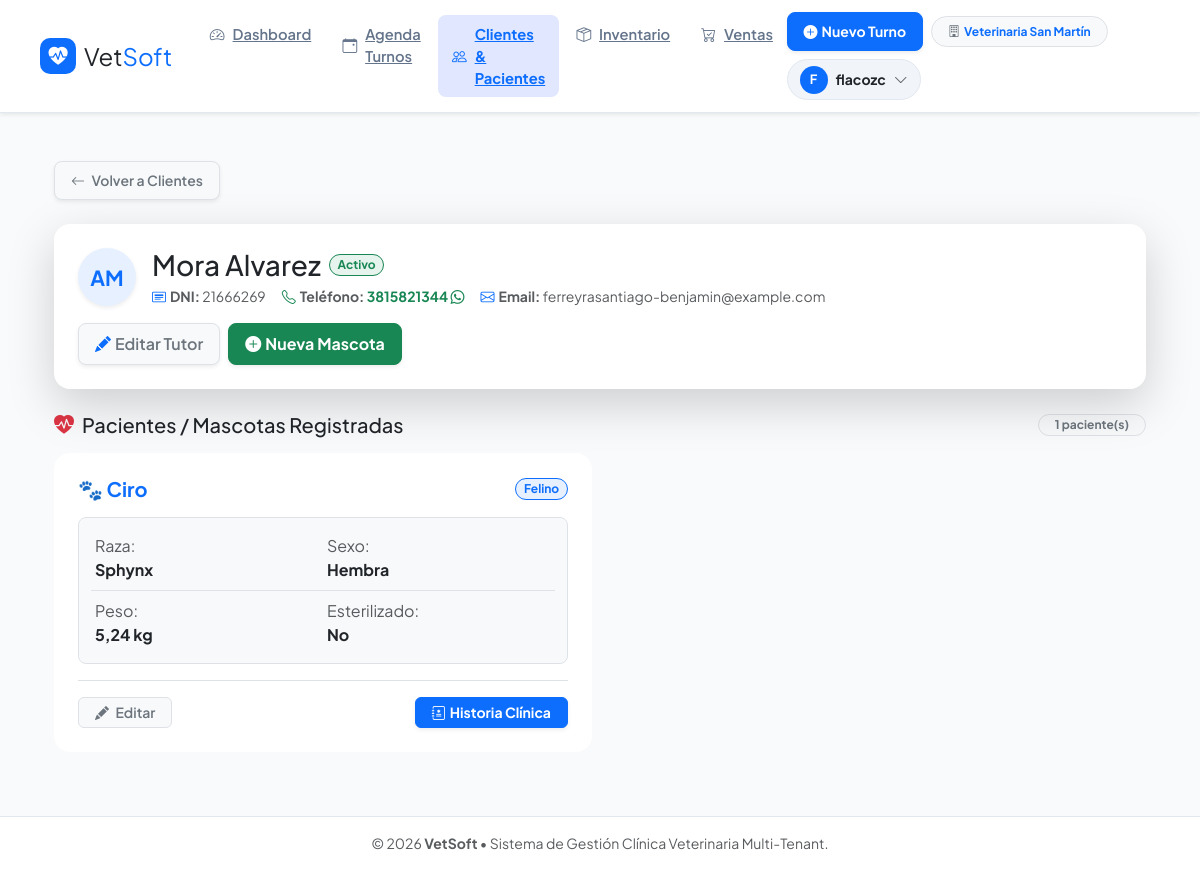
Screenshot of /clientes/38/ (signed in) with the database file from the repository.
### apps/usuarios/models.py (models this page shows, shortened)
class Veterinaria(models.Model):
    nombre = models.CharField(max_length=150, verbose_name="Nombre de la Veterinaria / Clínica")
    cuit_rif = models.CharField(max_length=20, blank=True, null=True, verbose_name="CUIT / ID Fiscal")
    telefono = models.CharField(max_length=30, blank=True, null=True)
    direccion = models.TextField(blank=True, null=True)
    email_contacto = models.EmailField(blank=True, null=True)
    logo = models.ImageField(upload_to='logos_veterinarias/', blank=True, null=True, verbose_name="Logo Institucional")
    creado = models.DateTimeField(auto_now_add=True)
    activo = models.BooleanField(default=True)
    class Meta:
        verbose_name = "Veterinaria"
        verbose_name_plural = "Veterinarias"

### apps/clientes/models.py (models this page shows, shortened)
class Cliente(models.Model):
    veterinaria = models.ForeignKey(
        Veterinaria,
        on_delete=models.CASCADE,
        related_name='clientes',
        verbose_name="Veterinaria",
        null=True,
        blank=True
    )
    nombre = models.CharField(max_length=100)
    apellido = models.CharField(max_length=100)
    dni = models.CharField(max_length=20, unique=True, verbose_name="DNI / Documento")
    telefono = models.CharField(max_length=30, verbose_name="Teléfono")
    email = models.EmailField(blank=True, null=True)
    direccion = models.CharField(max_length=255, blank=True, null=True, verbose_name="Dirección")
    activo = models.BooleanField(default=True, verbose_name="Cliente Activo")
    creado_en = models.DateTimeField(auto_now_add=True)
    class Meta:
        verbose_name = "Cliente"
        verbose_name_plural = "Clientes"
        ordering = ['apellido', 'nombre']

class Mascota(models.Model):
    SEXO = [
        ('M', 'Macho'),
        ('H', 'Hembra'),
    ]
    cliente = models.ForeignKey(Cliente, on_delete=models.CASCADE, related_name='mascotas')
    nombre = models.CharField(max_length=100)
    especie = models.CharField(max_length=20, choices=ESPECIES, default='CANINO')
    raza = models.CharField(max_length=100, blank=True, null=True)
    fecha_nacimiento = models.DateField(blank=True, null=True, verbose_name="Fecha de Nacimiento")
    sexo = models.CharField(max_length=1, choices=SEXO, default='M')
    peso_kg = models.DecimalField(max_digits=5, decimal_places=2, null=True, blank=True, verbose_name="Peso (kg)")
    castrado = models.BooleanField(default=False, verbose_name="¿Está castrado/a?")
    observaciones = models.TextField(null=True, blank=True, verbose_name="Observaciones")
    creado_en = models.DateTimeField(auto_now_add=True)
    class Meta:
        verbose_name = "Mascota"
        verbose_name_plural = "Mascotas"
        ordering = ['nombre']

### apps/clientes/views.py (the view)
# urls.py: path('<int:cliente_id>/', views.detalle_cliente, name='detalle_cliente'),
@login_required
def detalle_cliente(request, cliente_id):
    vet = _get_user_veterinaria(request.user)
    if request.user.is_superuser:
        cliente = get_object_or_404(Cliente, pk=cliente_id)
    else:
        cliente = get_object_or_404(Cliente, pk=cliente_id, veterinaria=vet)
    mascotas = cliente.mascotas.all()
    return render(request, 'clientes/detalle_cliente.html', {
        'cliente': cliente,
        'mascotas': mascotas
    })

### templates/clientes/detalle_cliente.html (shortened to what this page needs)
{% extends 'base.html' %}
{% block content %}
<div class="container py-4">
    <div class="mb-4">
        <a href="{% url 'clientes:lista_clientes' %}" class="btn btn-light btn-sm border shadow-sm px-3 py-2 fw-semibold rounded-3 text-secondary">
            <i class="bi bi-arrow-left me-1"></i> Volver a Clientes
        </a>
    </div>
    <div class="card border-0 shadow-lg mb-4 bg-white rounded-4 overflow-hidden">
        <div class="card-body p-4">
            <div class="d-flex justify-content-between align-items-center flex-wrap gap-3">
                <div class="d-flex align-items-center gap-3">
                    <div class="avatar-circle bg-primary bg-opacity-10 text-primary fw-extrabold rounded-circle d-flex align-items-center justify-content-center shadow-sm" style="width: 58px; height: 58px; font-size: 1.3rem;">
                        {{ cliente.apellido|slice:":1"|upper }}{{ cliente.nombre|slice:":1"|upper }}
                    </div>
                    <div>
                        <div class="d-flex align-items-center gap-2 mb-1">
                            <h2 class="h3 fw-extrabold text-dark mb-0">
                                {{ cliente.nombre }} {{ cliente.apellido }}
                            </h2>
                            {% if cliente.activo %}
                                <span class="badge bg-success bg-opacity-10 text-success border border-success border-opacity-20 px-2.5 py-1 rounded-pill extra-small fw-bold">Activo</span>
                            {% else %}
                                <span class="badge bg-secondary bg-opacity-10 text-secondary border border-secondary border-opacity-20 px-2.5 py-1 rounded-pill extra-small fw-bold">Inactivo</span>
                            {% endif %}
                        </div>
                        <p class="text-muted small mb-0 d-flex flex-wrap gap-3 align-items-center">
                            <span><i class="bi bi-card-heading text-primary me-1"></i><strong>DNI:</strong> {{ cliente.dni|default:"--" }}</span>
                            <span>
                                <i class="bi bi-telephone text-success me-1"></i><strong>Teléfono:</strong>
                                {% if cliente.telefono %}
                                    <a href="https://wa.me/{{ cliente.telefono }}" target="_blank" class="text-success text-decoration-none fw-bold" title="WhatsApp">
                                        {{ cliente.telefono }} <i class="bi bi-whatsapp ms-0.5"></i>
                                    </a>
                                {% else %}
                                    --
                                {% endif %}
                            </span>
                            <span><i class="bi bi-envelope text-primary me-1"></i><strong>Email:</strong> {{ cliente.email|default:"--" }}</span>
                        </p>
                    </div>
                </div>
                <div class="d-flex gap-2 flex-wrap">
                    <a href="{% url 'clientes:editar_cliente' cliente.id %}" class="btn btn-light border text-secondary fw-semibold px-3 py-2 rounded-3 shadow-sm d-inline-flex align-items-center gap-1">
                        <i class="bi bi-pencil-fill text-primary"></i> Editar Tutor
                    </a>
                    <a href="{% url 'clientes:agregar_mascota' cliente.id %}" class="btn btn-success fw-bold px-3 py-2 rounded-3 shadow-sm d-inline-flex align-items-center gap-1">
                        <i class="bi bi-plus-circle-fill"></i> Nueva Mascota
                    </a>
                </div>
            </div>
        </div>
    </div>
    <div class="d-flex align-items-center justify-content-between mb-3">
        <h3 class="h5 fw-extrabold text-dark mb-0 d-flex align-items-center gap-2">
            <i class="bi bi-heart-pulse-fill text-danger"></i> Pacientes / Mascotas Registradas
        </h3>
        <span class="badge bg-light text-secondary border fw-bold px-3 py-1.5 rounded-pill">{{ mascotas.count }} paciente(s)</span>
    </div>
    <div class="row g-3">
        {% for mascota in mascotas %}
            <div class="col-md-6">
                <div class="card border-0 shadow-md h-100 rounded-4 overflow-hidden">
                    <div class="card-body p-4 d-flex flex-column justify-content-between">
                        <div>
                            <div class="d-flex justify-content-between align-items-center mb-3">
                                <h4 class="h5 fw-bold mb-0 text-primary d-flex align-items-center gap-2">
                                    🐾 {{ mascota.nombre }}
                                </h4>
                                <span class="badge bg-primary bg-opacity-10 text-primary border border-primary border-opacity-20 px-2.5 py-1 rounded-pill fw-bold extra-small">
                                    {{ mascota.get_especie_display }}
                                </span>
                            </div>
                            <div class="p-3 bg-light rounded-3 border mb-3">
                                <div class="row g-2 extra-small text-secondary">
                                    <div class="col-6">
                                        <span class="d-block text-muted">Raza:</span>
                                        <strong class="text-dark">{{ mascota.raza|default:"Mestizo" }}</strong>
                                    </div>
                                    <div class="col-6">
                                        <span class="d-block text-muted">Sexo:</span>
                                        <strong class="text-dark">{{ mascota.get_sexo_display }}</strong>
                                    </div>
                                    <div class="col-6 pt-2 border-top">
                                        <span class="d-block text-muted">Peso:</span>
                                        <strong class="text-dark">{{ mascota.peso_kg|default:"--" }} kg</strong>
                                    </div>
                                    <div class="col-6 pt-2 border-top">
                                        <span class="d-block text-muted">Esterilizado:</span>
                                        <strong class="text-dark">{% if mascota.castrado %}Sí{% else %}No{% endif %}</strong>
                                    </div>
                                </div>
                            </div>
                        </div>
                        <div class="pt-3 border-top d-flex justify-content-between align-items-center mt-auto">
                            <a href="{% url 'clientes:editar_mascota' mascota.id %}" class="btn btn-light btn-sm border text-secondary fw-semibold rounded-2 px-3">
                                <i class="bi bi-pencil-fill me-1"></i> Editar
                            </a>
                            <a href="{% url 'clientes:detalle_historia_clinica' mascota.id %}" class="btn btn-sm btn-primary fw-bold rounded-2 px-3 shadow-sm d-inline-flex align-items-center gap-1">
                                <i class="bi bi-journal-medical"></i> Historia Clínica
                            </a>
                        </div>
                    </div>
                </div>
            </div>
        {% endfor %}
    </div>
</div>
{% endblock %}

### templates/base.html (shortened to what this page needs)
<!DOCTYPE html>
<html lang="es">
<head>
    <link href="https://cdn.jsdelivr.net/npm/bootstrap@5.3.2/dist/css/bootstrap.min.css" rel="stylesheet">
    <link rel="stylesheet" href="https://cdn.jsdelivr.net/npm/bootstrap-icons@1.11.1/font/bootstrap-icons.css">
</head>
<body>
    <nav class="navbar navbar-expand-lg navbar-main sticky-top shadow-sm">
        <div class="container-fluid px-3 px-lg-4">
            <a class="navbar-brand fw-extrabold text-dark d-flex align-items-center gap-2 me-4" href="{% url 'dashboard:index' %}">
                <div class="navbar-brand-logo">
                    <i class="bi bi-heart-pulse-fill"></i>
                </div>
                <span class="fs-4">Vet<span class="text-primary">Soft</span></span>
            </a>
            <div class="collapse navbar-collapse" id="navbarNav">
                <ul class="navbar-nav me-auto mb-2 mb-lg-0 gap-1">
                    <li class="nav-item">
                        <a class="nav-link-custom {% if request.resolver_match.app_name == 'dashboard' %}active{% endif %}" href="{% url 'dashboard:index' %}">
                            <i class="bi bi-speedometer2"></i> Dashboard
                        </a>
                    </li>
                    <li class="nav-item">
                        <a class="nav-link-custom {% if request.resolver_match.app_name == 'turnos' %}active{% endif %}" href="{% url 'turnos:agenda_diaria' %}">
                            <i class="bi bi-calendar-event"></i> Agenda Turnos
                        </a>
                    </li>
                    <li class="nav-item">
                        <a class="nav-link-custom {% if request.resolver_match.app_name == 'clientes' or request.resolver_match.app_name == 'historia_clinica' %}active{% endif %}" href="{% url 'clientes:lista_clientes' %}">
                            <i class="bi bi-people"></i> Clientes & Pacientes
                        </a>
                    </li>
                    <li class="nav-item">
                        <a class="nav-link-custom {% if request.resolver_match.app_name == 'inventario' %}active{% endif %}" href="{% url 'inventario:lista_productos' %}">
                            <i class="bi bi-box-seam"></i> Inventario
                        </a>
                    </li>
                    <li class="nav-item">
                        <a class="nav-link-custom {% if request.resolver_match.app_name == 'ventas' %}active{% endif %}" href="{% url 'ventas:lista_ventas' %}">
                            <i class="bi bi-cart-check"></i> Ventas
                        </a>
                    </li>
                </ul>
                <div class="d-flex align-items-center gap-2 flex-wrap">
                    <a href="{% url 'turnos:nuevo_turno' %}" class="btn btn-primary btn-sm fw-bold px-3 py-2 rounded-3 shadow-sm d-inline-flex align-items-center gap-1">
                        <i class="bi bi-plus-circle-fill"></i> Nuevo Turno
                    </a>
                    {% if user.is_authenticated %}
                        <span class="badge bg-light text-primary border px-3 py-2 rounded-pill small fw-bold d-inline-flex align-items-center gap-1">
                            <i class="bi bi-building text-secondary"></i>
                            {% if request.veterinaria %}
                                {{ request.veterinaria.nombre }}
                            {% elif user.perfil and user.perfil.veterinaria %}
                                {{ user.perfil.veterinaria.nombre }}
                            {% else %}
                                Súper Admin
                            {% endif %}
                        </span>
                        <div class="dropdown">
                            <button class="btn user-dropdown-btn d-flex align-items-center gap-2" type="button" id="userMenu" data-bs-toggle="dropdown" aria-expanded="false">
                                <div class="avatar-circle">
                                    {{ user.username|slice:":1"|upper }}
                                </div>
                                <span class="fw-bold small text-dark d-none d-md-inline">{{ user.username }}</span>
                                <i class="bi bi-chevron-down small text-muted"></i>
                            </button>
                        </div>
                    {% endif %}
                </div>
            </div>
        </div>
    </nav>
    <div class="container main-container">
        {% block content %}
        {% endblock %}
    </div>
    <footer class="footer mt-auto py-3 text-center text-muted small">
        <div class="container">
            <span>&copy; {% now "Y" %} <strong>VetSoft</strong> &bull; Sistema de Gestión Clínica Veterinaria Multi-Tenant.</span>
        </div>
    </footer>
</body>
</html>

### rows the page displays
Veterinaria: veterinaria.nombre "Veterinaria San Martín"
Cliente: apellido "A", nombre "M", nombre "Mora", apellido "Alvarez", dni "21666269", telefono "3815821344", email "ferreyrasantiago-benjamin@example.com", count "1"
Mascota: nombre "Ciro", especie "Felino", raza "Sphynx", sexo "Hembra", peso_kg "5,24", castrado "No"

### other values shown
{{ user.username|slice:":1"|upper }} "F"
{{ user.username }} "flacozc"
